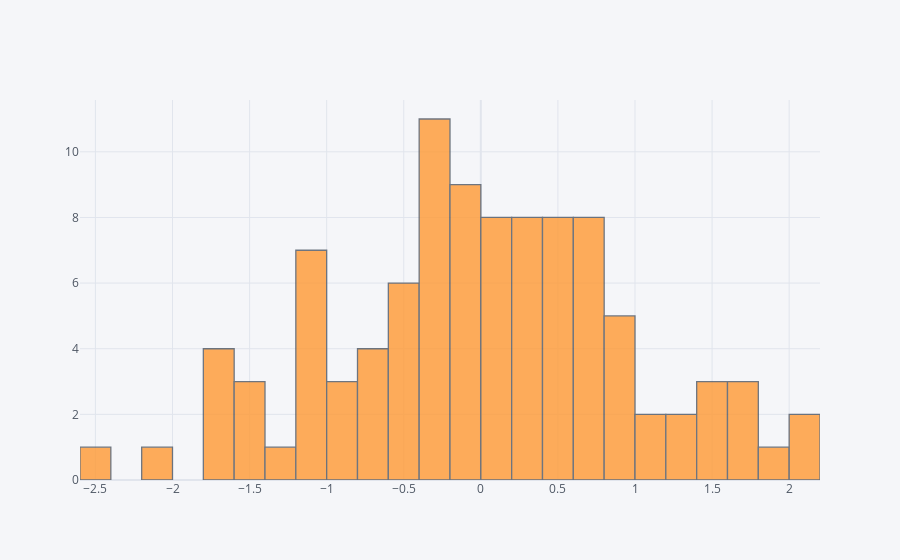

Notebook code for this chart:
### Markdown cell above
## histogram

### Code cell
df['A'].iplot(kind='hist',bins=25)

### Figure 1 — Plotly figure (JSON) as saved in the notebook; plotly's stock layout.template omitted (floating-point values rounded to 4 significant figures)
{"data": [{"histfunc": "count", "histnorm": "", "marker": {"color": "rgba(255, 153, 51, 1.0)", "line": {"color": "#4D5663", "width": 1.3}}, "name": "A", "nbinsx": 25, "opacity": 0.8, "orientation": "v", "type": "histogram", "x": [-0.3984, -0.6163, 2.099, 0.4968, -1.075, 1.935, -2.423, 1.447, -1.5, -1.095, 0.6643, -0.492, -0.6911, 2.185, 0.5131, 0.6747, 0.2033, 0.495, 1.405, -0.1433, -0.3856, -0.2114, 0.6924, -1.575, 0.2243, -0.05458, 0.7011, -0.7104, 0.1931, 0.5012, -0.1354, -1.345, -0.1205, 1.756, 0.3847, -1.012, 0.9165, 0.8091, 1.224, -0.6582, 0.2145, -1.64, -1.166, -0.1585, 0.4247, -0.3866, -1.013, -0.1366, 1.123, -1.137, -0.07299, -0.5378, -1.702, 0.746, 0.2781, -0.2805, 0.1396, -0.8167, 0.1709, 0.3628, 0.9252, -0.3648, 0.7572, 0.6971, -1.671, -1.031, 0.8665, 0.4892, -0.8274, 1.771, -0.2508, -0.4287, 0.1234, -0.1282, 0.5882, -0.9779, -0.3094, 0.1614, -0.3001, -1.731, 0.1296, 0.01478, 0.3635, 1.397, 0.6042, -0.2781, -2.044, -0.003077, 0.5042, 0.8029, -0.2632, 1.761, -0.4434, 1.157, -0.5095, 0.04129, -1.58, 1.54, -0.4086, 0.3145]}], "layout": {"barmode": "overlay", "legend": {"bgcolor": "#F5F6F9", "font": {"color": "#4D5663"}}, "paper_bgcolor": "#F5F6F9", "plot_bgcolor": "#F5F6F9", "title": {"font": {"color": "#4D5663"}}, "xaxis": {"gridcolor": "#E1E5ED", "showgrid": true, "tickfont": {"color": "#4D5663"}, "title": {"font": {"color": "#4D5663"}, "text": ""}, "zerolinecolor": "#E1E5ED"}, "yaxis": {"gridcolor": "#E1E5ED", "showgrid": true, "tickfont": {"color": "#4D5663"}, "title": {"font": {"color": "#4D5663"}, "text": ""}, "zerolinecolor": "#E1E5ED"}}}
